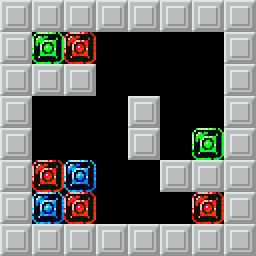

Below is a game level as drawn by its tile map, then a one-line description and the .tmx file that defines it, in full:
An orthogonal 8x8 tile map with 32x32 px tiles, 1 tile layer (Camada de Blocos 1).

<map version="1.10" tiledversion="1.10.1" orientation="orthogonal" renderorder="right-down" width="8" height="8" tilewidth="32" tileheight="32" infinite="0" nextlayerid="2" nextobjectid="1">
 <tileset firstgid="1" source="../tileset.tsx" />
 <layer id="1" name="Camada de Blocos 1" width="8" height="8">
  <data encoding="csv">
5,5,5,5,5,5,5,5,
5,2,4,0,0,0,0,5,
5,5,5,0,9,0,0,5,
5,0,0,0,5,0,0,5,
5,0,0,0,5,0,2,5,
5,4,1,0,0,5,5,5,
5,1,4,9,0,0,4,5,
5,5,5,5,5,5,5,5
</data>
 </layer>
</map>